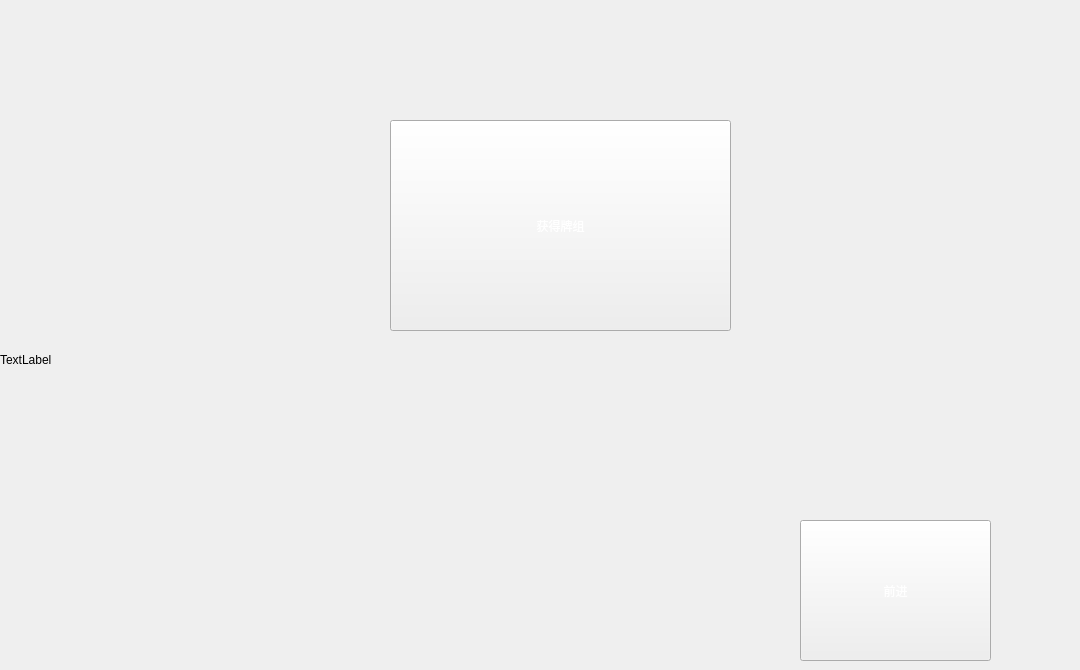
<?xml version="1.0" encoding="UTF-8"?>
<ui version="4.0">
 <class>Campfire</class>
 <widget class="QWidget" name="Campfire">
  <property name="geometry">
   <rect>
    <x>0</x>
    <y>0</y>
    <width>1080</width>
    <height>670</height>
   </rect>
  </property>
  <property name="windowTitle">
   <string>Form</string>
  </property>
  <widget class="QPushButton" name="cardButton">
   <property name="geometry">
    <rect>
     <x>390</x>
     <y>120</y>
     <width>341</width>
     <height>211</height>
    </rect>
   </property>
   <property name="styleSheet">
    <string notr="true">font: 20pt &quot;Microsoft YaHei UI&quot;;
color: rgb(255, 255, 255);
border-image: url(:/game/resource/ui/endturn.png);</string>
   </property>
   <property name="text">
    <string>获得牌组</string>
   </property>
  </widget>
  <widget class="QPushButton" name="continueButton">
   <property name="geometry">
    <rect>
     <x>800</x>
     <y>520</y>
     <width>191</width>
     <height>141</height>
    </rect>
   </property>
   <property name="styleSheet">
    <string notr="true">font: 25pt &quot;Microsoft YaHei UI&quot;;
border-image: url(:/game/resource/ui/endturn.png);
color: rgb(255, 255, 255);</string>
   </property>
   <property name="text">
    <string>前进</string>
   </property>
  </widget>
  <widget class="QLabel" name="label">
   <property name="geometry">
    <rect>
     <x>0</x>
     <y>10</y>
     <width>1081</width>
     <height>661</height>
    </rect>
   </property>
   <property name="text">
    <string/>
   </property>
   <property name="pixmap">
    <pixmap resource="res.qrc">:/game/resource/creature/shoulder.png</pixmap>
   </property>
   <property name="scaledContents">
    <bool>true</bool>
   </property>
  </widget>
  <widget class="QLabel" name="bg">
   <property name="geometry">
    <rect>
     <x>0</x>
     <y>0</y>
     <width>1080</width>
     <height>720</height>
    </rect>
   </property>
   <property name="text">
    <string>TextLabel</string>
   </property>
  </widget>
  <zorder>bg</zorder>
  <zorder>label</zorder>
  <zorder>cardButton</zorder>
  <zorder>continueButton</zorder>
 </widget>
 <resources>
  <include location="res.qrc"/>
 </resources>
 <connections/>
</ui>
